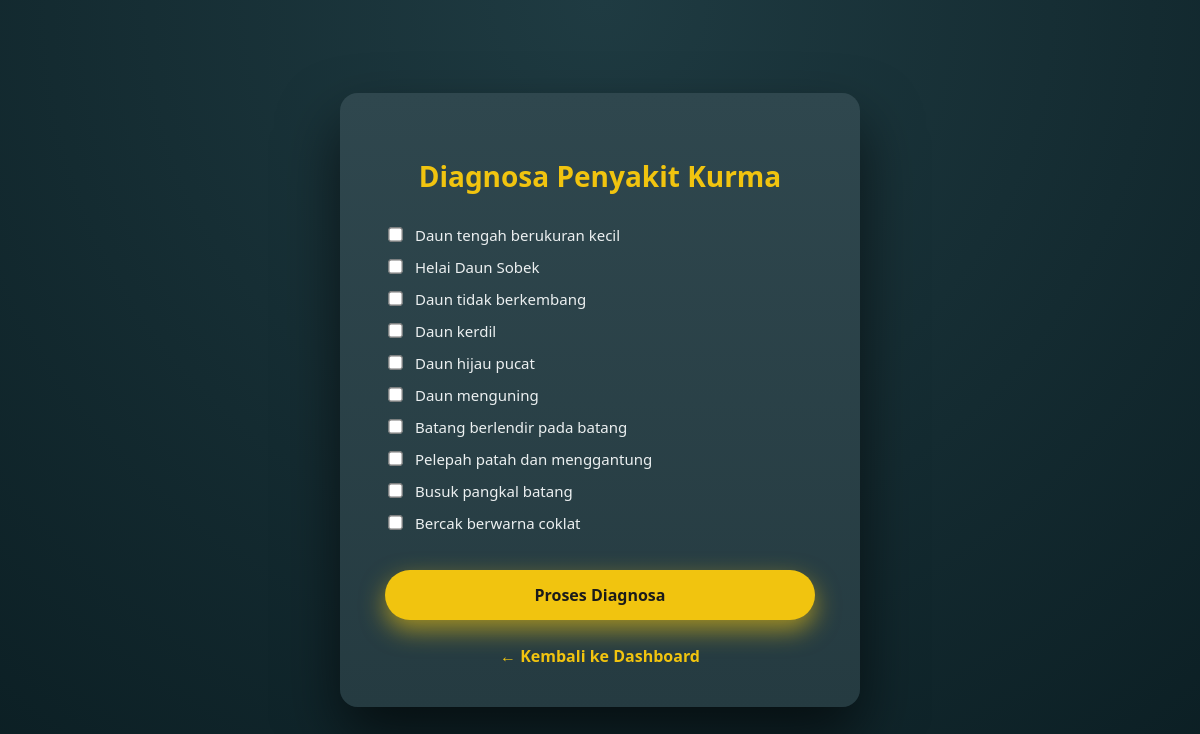
/diagnosa.php, run on the app's committed database.
### tables this page shows
CREATE TABLE gejala (
    kode_gejala VARCHAR(5) PRIMARY KEY,
    nama_gejala VARCHAR(255) NOT NULL
);

### diagnosa.php (the view, shortened to what this page needs)
<?php
include "config/koneksi.php";
?>
<!DOCTYPE html>
<html lang="id">
<head>
</head>
<body>
<div class="container">
    <h2>Diagnosa Penyakit Kurma</h2>
    <form action="hasil.php" method="post">
        <?php
        $query = mysqli_query($conn, "SELECT * FROM gejala");
        while ($g = mysqli_fetch_assoc($query)) {
            echo '<div class="gejala">';
            echo '<input type="checkbox" name="gejala[]" value="'.$g['kode_gejala'].'">';
            echo '<label>'.$g['nama_gejala'].'</label>';
            echo '</div>';
        }
        ?>
        <button type="submit">Proses Diagnosa</button>
    </form>
    <a href="dashboard.php" class="back">← Kembali ke Dashboard</a>
</div>
</body>
</html>

### diagnosa.php (style rules this page uses)
* { box-sizing:border-box; font-family:'Segoe UI', Arial, sans-serif; }
body { margin:0; min-height:100vh; display:flex; justify-content:center; align-items:center; background: radial-gradient(circle at top, #1f3b42, #0b1e23); color:#ecf0f1; }
.container { width:100%; max-width:520px; background:linear-gradient(180deg,#2f474e,#253b41); padding:40px 45px; border-radius:18px; box-shadow:0 30px 60px rgba(0,0,0,.6); }
h2 { text-align:center; color:#f1c40f; margin-bottom:30px; font-size:28px; }
.gejala { display:flex; align-items:flex-start; gap:10px; margin-bottom:12px; font-size:15px; }
.gejala input { accent-color:#f1c40f; transform:scale(1.1); margin-top:3px; }
button { width:100%; margin-top:25px; padding:14px; border:none; background:#f1c40f; color:#1b1b1b; font-size:16px; font-weight:700; border-radius:30px; cursor:pointer; box-shadow:0 10px 25px rgba(241,196,15,.6); transition:.3s; }
.back { display:block; text-align:center; margin-top:25px; text-decoration:none; color:#f1c40f; font-weight:600; }

### data on the page
gejala: nama_gejala "Daun tengah berukuran kecil"
gejala: nama_gejala "Helai Daun Sobek"
gejala: nama_gejala "Daun tidak berkembang"
gejala: nama_gejala "Daun kerdil"
gejala: nama_gejala "Daun hijau pucat"
gejala: nama_gejala "Daun menguning"
gejala: nama_gejala "Batang berlendir pada batang"
gejala: nama_gejala "Pelepah patah dan menggantung"
gejala: nama_gejala "Busuk pangkal batang"
gejala: nama_gejala "Bercak berwarna coklat"
